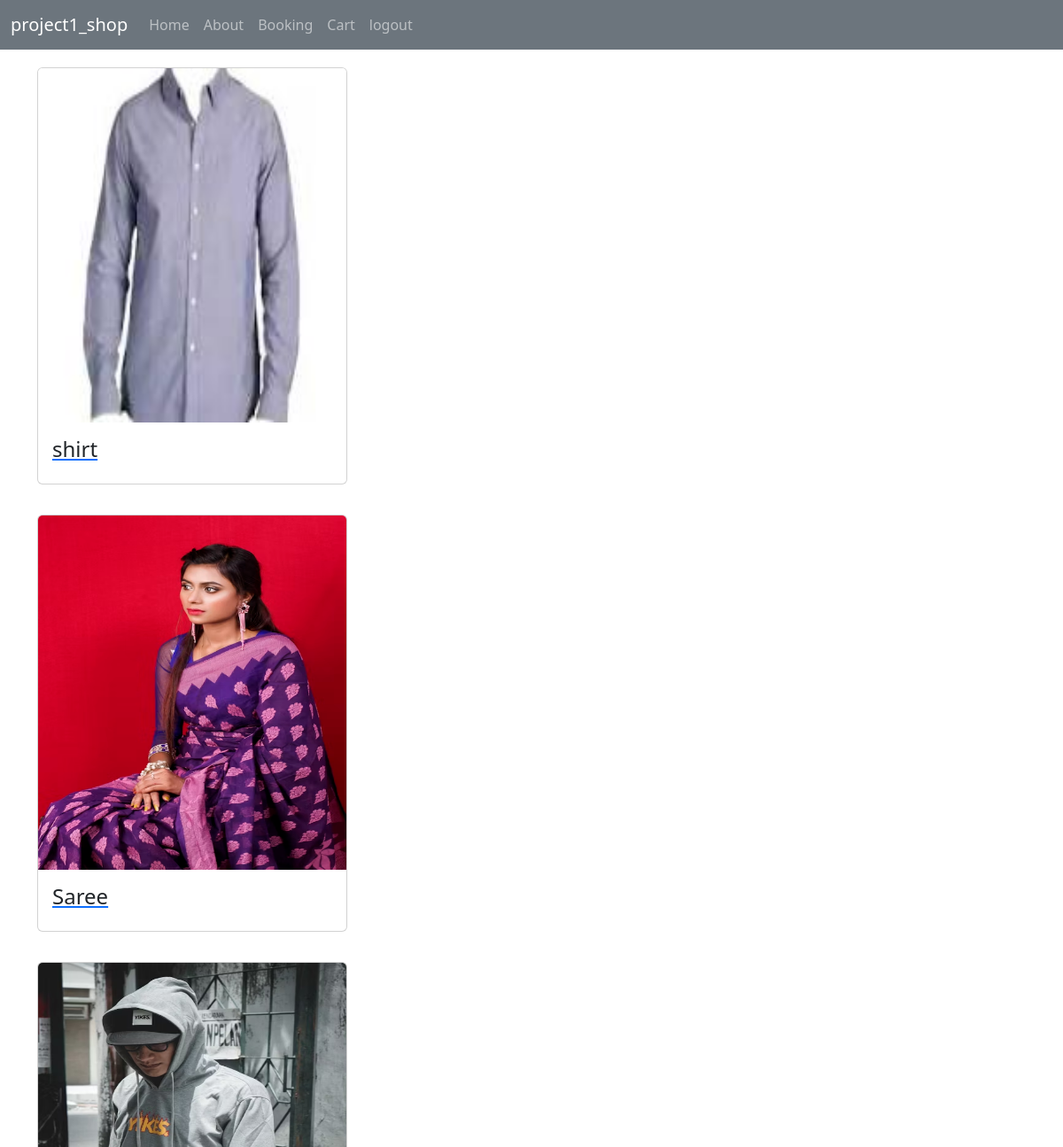
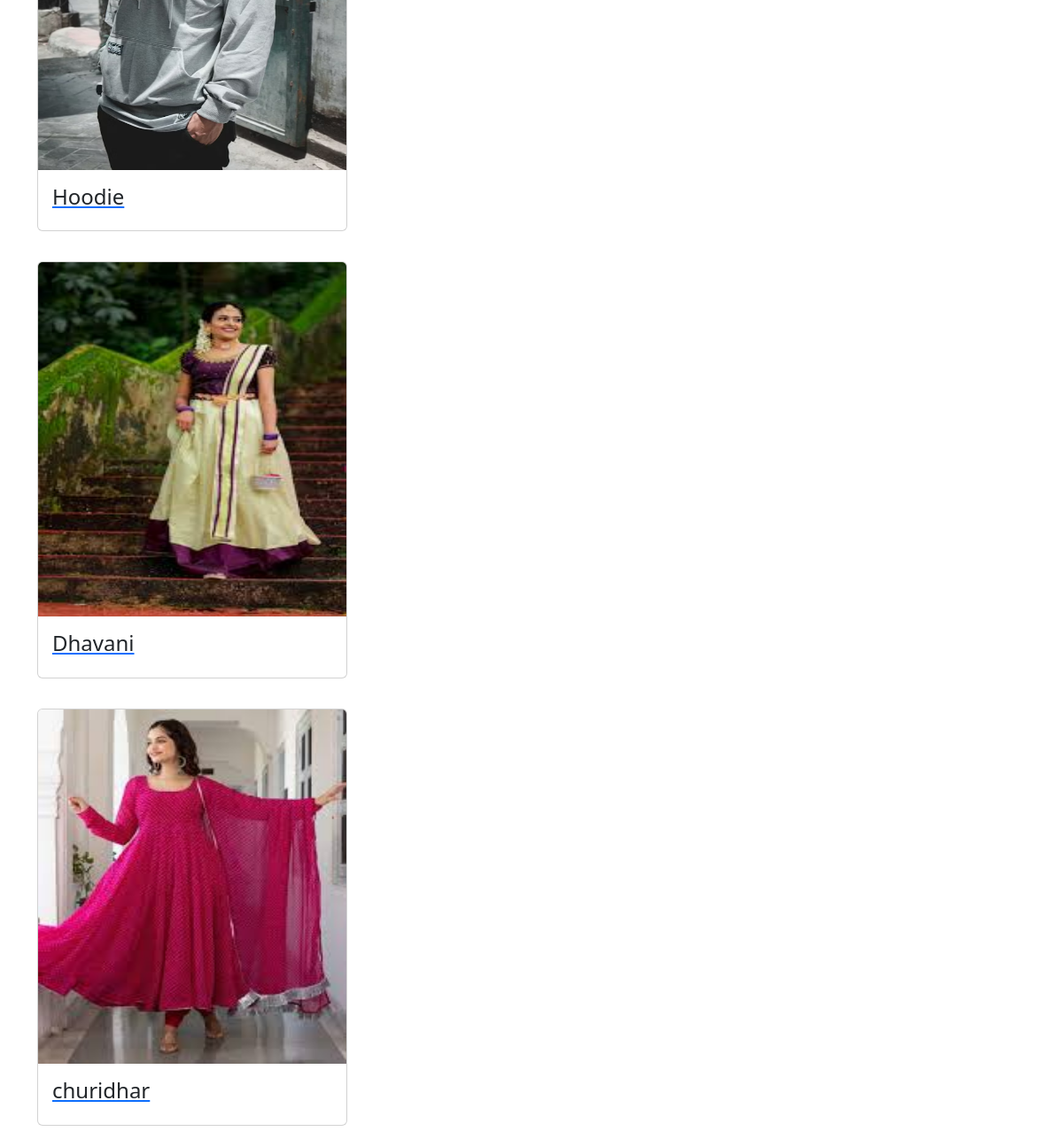
/user_home (signed in), run on the app's committed database (2 pictures, top to bottom).
### app/models.py (models this page shows)
class Product(models.Model):
    pid=models.TextField()
    name=models.TextField()
    dis=models.TextField()
    price=models.IntegerField()
    offer_price=models.IntegerField()
    stock=models.IntegerField()
    img=models.FileField()

### app/views.py (the view)
# urls.py: path('user_home',views.user_home),
def user_home(req):
    if 'user' in req.session:
        data=Product.objects.all()
        return render(req,'user/user_home.html',{'products':data})
    else:
        return redirect(project1_login)

### templates/user/user_home.html (shortened to what this page needs)
<!DOCTYPE html>
<html lang="en">
<head>
    <link href="https://cdn.jsdelivr.net/npm/bootstrap@5.3.3/dist/css/bootstrap.min.css" rel="stylesheet">
</head>
<body>
    <nav class="navbar navbar-expand-sm bg-secondary navbar-dark">
        <div class="container-fluid">
          <a class="navbar-brand" href="#">project1_shop</a>
          <div class="collapse navbar-collapse" id="collapsibleNavbar">
            <ul class="navbar-nav">
              <li class="nav-item">
                <a class="nav-link" href="#">Home</a>
              </li>
              <li class="nav-item">
                <a class="nav-link" href="about">About</a>
              </li>
              <li class="nav-item">
                <a class="nav-link" href="booking">Booking</a>
              </li>
              <li class="nav-item">
                <a class="nav-link" href="view_cart">Cart</a>
              </li>
              <li class="nav-item">
                <a class="nav-link" href="logout">logout</a>
              </li>
            </ul>
          </div>
        </div>
      </nav>
      <div class="container" style="margin-top: 20px;">
        <div class="row" style="gap:10px">
          {% for pro in products %}
          <a href="product_dtls/{{pro.pk}}">
            <div class="card" style="width:350px; ">
              <img class="card-img-top" src="{{pro.img.url}}" alt="Card image" style="width: 100%; height: 400px;">
              <div class="card-body">
                <h4 class="card-title">{{ pro.name }}</h4>
              </div>
            </div><br>
          </a>
          {% endfor %}
        </div>
      </div>
</body>
</html>

### data on the page
Product: img (picture), name "shirt"
Product: img (picture), name "Saree"
Product: img (picture), name "Hoodie"
Product: img (picture), name "Dhavani"
Product: img (picture), name "churidhar"
